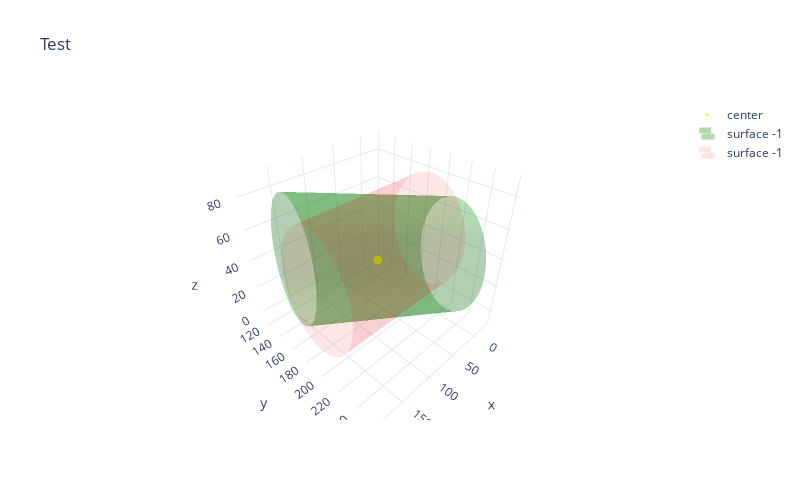

Notebook cell for this chart:
### Code cell
#Visualize what the shell of the cylinder looks like:
cyl = go.Surface(x = xx[:,-1,:], y = yy[:,-1,:], z = zz[:,-1,:],
    opacity = 0.3,
    colorscale = [[0, "green"], [1, "green"]],
    showscale = False,
    name = "surface -1",
    showlegend = True
)

cyl2 = go.Surface(x = x1[:,-1,:]+t[0], y = y1[:,-1,:]+t[1], z = z1[:,-1,:]+t[2],
    opacity = 0.1,
    colorscale = [[0, "red"], [1, "red"]],
    showscale = False,
    name = "surface -1",
    showlegend = True
)

#cyl_2 = go.Surface(x = xx_2[:,-1,:], y = yy_2[:,-1,:], z = zz_2[:,-1,:],
#    opacity = 0.3,
#    colorscale = [[0, "orange"], [1, "orange"]],
#    showscale = False,
#    name = "a second cylinder",
#    showlegend = True
#)

center = go.Scatter3d(
    x=[t[0]],
    y=[t[1]],
    z=[t[2]],
    mode = "markers",
    marker = dict(
        size=3, 
        color="yellow"
    ),
    name="center")



layout = go.Layout(template="plotly_white", showlegend=True, title="Test", height=500, width=800, scene = dict(
    aspectmode = 'manual',
    aspectratio = dict(x = 1, y = 1, z = 1)))

fig = go.Figure(data=(center, cyl, cyl2), layout=layout)
fig.write_html(plot_save_directory + "Cylindertest.html")
fig.show()

### Figure 1 — Plotly figure (JSON) as saved in the notebook; plotly's stock layout.template omitted (floating-point values rounded to 4 significant figures; data arrays with more than 128 entries replaced by an {"elided": "..."} marker saying what was removed)
{"data": [{"marker": {"color": "yellow", "size": 3}, "mode": "markers", "name": "center", "type": "scatter3d", "x": [80], "y": [190], "z": [40]}, {"colorscale": [[0, "green"], [1, "green"]], "name": "surface -1", "opacity": 0.3, "showlegend": true, "showscale": false, "type": "surface", "x": {"elided": "90x105 float values"}, "y": {"elided": "90x105 float values"}, "z": {"elided": "90x105 float values"}}, {"colorscale": [[0, "red"], [1, "red"]], "name": "surface -1", "opacity": 0.1, "showlegend": true, "showscale": false, "type": "surface", "x": {"elided": "90x105 float values"}, "y": {"elided": "90x105 float values"}, "z": {"elided": "90x105 float values"}}], "layout": {"height": 500, "scene": {"aspectmode": "manual", "aspectratio": {"x": 1, "y": 1, "z": 1}}, "showlegend": true, "title": {"text": "Test"}, "width": 800}}
